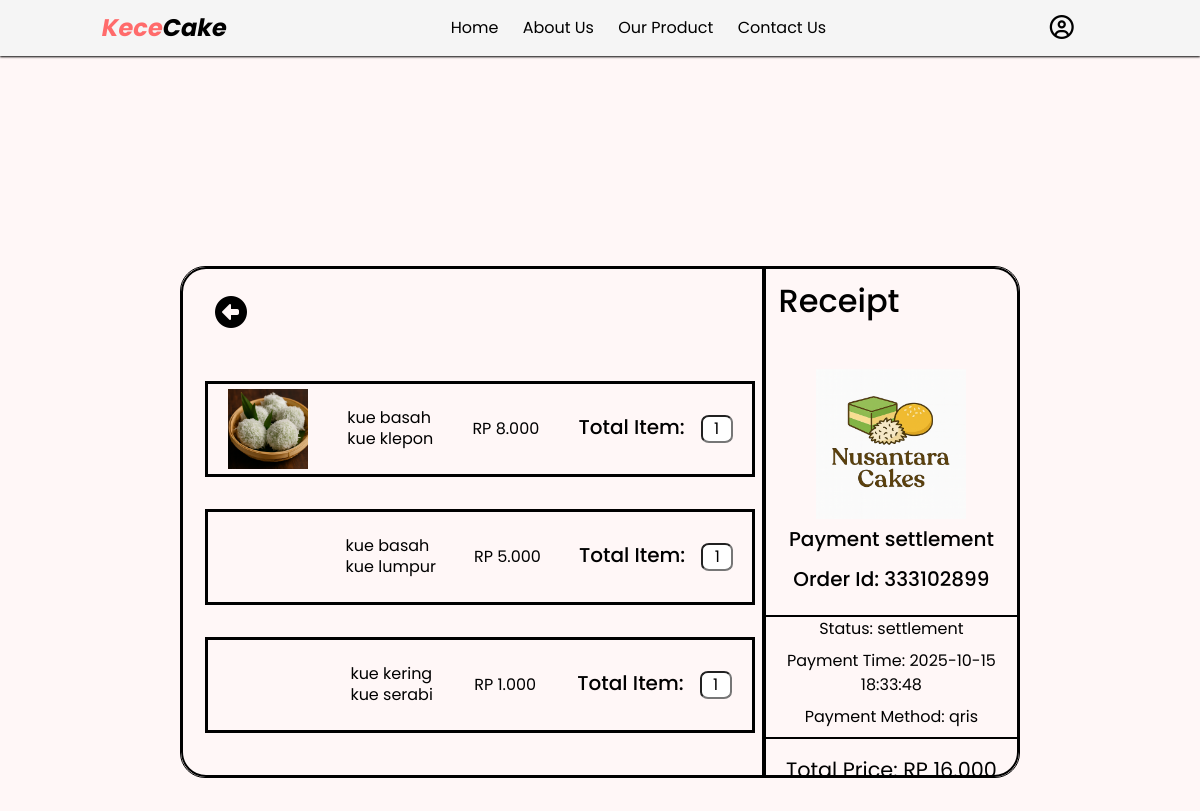
Page /php/Invoice.php?id=333102899 on the committed database.
### tables this page shows
CREATE TABLE `order_items` (
  `id` int(11) NOT NULL,
  `Order_id` varchar(255) NOT NULL,
  `Product_id` varchar(255) NOT NULL,
  `Product_category` varchar(255) NOT NULL,
  `Product_image` varchar(255) NOT NULL,
  `Product_name` varchar(255) NOT NULL,
  `Price` varchar(255) NOT NULL,
  `Quantity` varchar(255) NOT NULL
);

CREATE TABLE `orders` (
  `id` int(11) NOT NULL,
  `Order_id` varchar(255) NOT NULL,
  `Total_price` varchar(255) NOT NULL,
  `Order_status` varchar(255) NOT NULL,
  `Payment_type` varchar(255) NOT NULL,
  `Transaction_time` varchar(255) NOT NULL,
  `Customer_name` varchar(255) NOT NULL,
  `Customer_email` varchar(255) NOT NULL,
  `Customer_phone` varchar(255) NOT NULL
);

### php/Invoice.php (the view, shortened to what this page needs)
<?php
  require "System/system.php";
  $db = $auth->connectDb();
if (isset($_GET['id'])) {
    $id = $_GET['id'];
    $stmtorders = $db->prepare("SELECT * FROM orders WHERE Order_id = :id");
    $stmtorders->bindParam(":id", $id, PDO::PARAM_INT);
    $stmtorders->execute();
    $orders = $stmtorders->fetch(PDO::FETCH_ASSOC);
    $stmtitemorders = $db->prepare("SELECT * FROM order_items WHERE Order_id = :id");
    $stmtitemorders->bindParam(":id", $id, PDO::PARAM_INT);
    $stmtitemorders->execute();
    $orderitem = $stmtitemorders->fetchAll(PDO::FETCH_ASSOC);
}
?>
<!DOCTYPE html>
<html lang="en">
  <head>
    <link
      href="https://cdn.jsdelivr.net/npm/bootstrap@5.3.7/dist/css/bootstrap.min.css"
      rel="stylesheet"
    />
    <link rel="stylesheet" href="../css/Invoice.css" />
    <link rel="stylesheet" href="../css/Responsive/invoice.css">
  </head>
  <body>
    <div class="navbar">
      <a href="Afterloginindex.php">
        <div class="navbar-left"><span>Kece</span>Cake</div>
      </a>
      <div id="navlist" class="navbar-middle">
        <ul>
          <a href="Afterloginindex.php#"><li>Home</li></a>
          <a href="Afterloginindex.php#aboutus"><li>About Us</li></a>
          <a href="Afterloginindex.php#ourproduct"><li>Our Product</li></a>
          <a href="Afterloginindex.php#contactus"><li>Contact Us</li></a>
        </ul>
      </div>
      <div class="navbar-right">
        <ul>
          <li>
            <a href="Shoppinghistory.php" class="btn-signup signup"
              ><i class="fa-regular fa-circle-user fa-xl"></i
            ></a>
          </li>
        </ul>
      </div>
    </div>
    <div class="containerr">
      <div class="receipt">
        <div class="leftsec">
          <a href="Shoppinghistory.php"
            ><i
              class="fa-solid fa-circle-left fa-2xl"
              style="color: #000000"
            ></i
          ></a>
          <div class="containerproduct">
          <?php foreach($orderitem as $item): ?>
            <div class="product">
              <img src="<?= $item["Product_image"]?>" alt="" width="80px" />
              <div class="partsproduct">
                <p><?= $item["Product_category"]?></p>
                <p><?= $item["Product_name"]?></p>
              </div>
              <p>RP <?= number_format($item["Price"], 0, ",", ".")?></p>
              <div class="quantity">
                <h5>Total Item:</h5>
                <input type="text" value="<?= $item["Quantity"]?>" readonly />
              </div>
            </div>
          <?php endforeach; ?>
          </div>
        </div>
        <div class="rightsec">
          <h2>Receipt</h2>
          <div class="top">
            <img src="../image/icon_invoice.png" alt="" width="150px" />
            <h5>Payment <span><?= $orders["Order_status"]?></span></h5>
            <h5>Order Id: <?= $orders["Order_id"]?></h5>
          </div>
          <div class="status">
            <p>Status: <span><?= $orders["Order_status"]?></span></p>
            <p>Payment Time: <span><?= $orders["Transaction_time"]?></span></p>
            <p>Payment Method: <span><?= $orders["Payment_type"]?></span></p>
          </div>
          <div class="price">
            <p>Total Price: RP <span><?= number_format($orders["Total_price"], 0, ",", ".")?></span></p>
          </div>
        </div>
      </div>
    </div>
  </body>
</html>

### css/Invoice.css (style rules this page uses)
* { margin: 0; padding: 0; color: black; list-style-type: none; --primary_btn: rgba(255, 107, 107, 1); --bg_color: rgba(255, 247, 247, 1); font-family: "poppins", sans-serif; }
.navbar { display: flex; justify-content: space-around; background-color: whitesmoke; height: 3.5rem; align-items: center; box-shadow: 0px 1.4px 2px black; }
.navbar a { text-decoration: none; }
.navbar .navbar-left { font-size: 1.5rem; padding: 0; font-weight: bold; font-style: italic; }
.navbar .navbar-left span { color: var(--primary_btn); }
.navbar .navbar-middle ul li { display: inline-block; padding-left: 20px; }
.navbar .navbar-middle ul { padding: 0; margin: 0; }
.navbar .navbar-right ul li { display: inline-block; padding-left: 20px; }
.navbar .navbar-right ul { padding: 0; margin: 0; }
.containerr { width: 100%; height: 92dvh; background-color: var(--bg_color); display: flex; align-items: center; justify-content: center; }
.containerr .receipt { border: 0.1rem solid black; width: 70%; height: 32rem; display: flex; justify-content: space-evenly; border-radius: 25px; }
.containerr .receipt .leftsec { border: 2px solid black; border-radius: 25px; border-top-right-radius: 0; border-bottom-right-radius: 0; width: 80%; }
.containerr .receipt .leftsec a { display: inline-block; margin: 2rem 0 1.5rem 2rem; }
.containerr .receipt .leftsec .containerproduct { height: 80%; display: flex; justify-content: space-around; flex-wrap: wrap; overflow-y: auto; overflow-x: hidden; scroll-behavior: smooth; box-sizing: border-box; }
.containerr .receipt .leftsec .product { width: 95%; height: 6rem; border: 3px solid black; margin-top: 2rem; margin-left: 1rem; display: flex; align-items: center; justify-content: space-around; }
.containerr .receipt .leftsec .product .partsproduct p { margin-bottom: 0.5px; line-height: 1.3; }
.containerr .receipt .leftsec .quantity { display: flex; flex-wrap: nowrap; gap: 1rem; }
.containerr .receipt .leftsec .quantity h5 { margin-bottom: 0; }
.containerr .receipt .leftsec .quantity input { width: 2rem; text-align: center; border-radius: 25%; }
.containerr .receipt .leftsec p { margin-bottom: 0; }
.containerr .receipt .rightsec { border: 2px solid black; border-radius: 25px; border-top-left-radius: 0; border-bottom-left-radius: 0; width: 35%; }
.containerr .rightsec h2 { margin: 0.8rem; }
.containerr .rightsec .top { margin: 3rem 0 1rem 0; display: flex; flex-wrap: wrap; gap: 0.5rem; align-items: center; justify-content: center; }
.containerr .rightsec .status { text-align: center; font-size: 1rem; border-top: 2px solid black; border-bottom: 2px solid black; }
.containerr .rightsec .status p { margin-bottom: 0.5rem; }
.receipt .rightsec .price { margin-top: 15px; text-align: center; font-size: 1.3rem; }
.receipt .rightsec .price p, span { margin-bottom: 0; }

### css/Responsive/invoice.css (style rules this page uses)
* { margin: 0; padding: 0; box-sizing: border-box; }

### rows in the picture
order_items: Product_image (picture), Product_category "kue basah", Product_name "kue klepon", Price "8.000", Quantity "1"
order_items: Product_category "kue basah", Product_name "kue lumpur", Price "5.000", Quantity "1"
order_items: Product_category "kue kering", Product_name "kue serabi", Price "1.000", Quantity "1"
orders: Order_status "settlement", Order "333102899", Transaction_time "2025-10-15 18:33:48", Payment_type "qris", Total_price "16.000"
